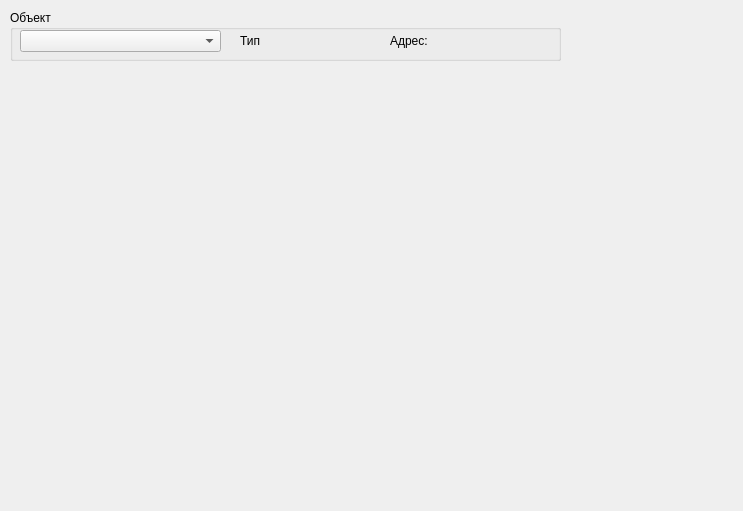
<?xml version="1.0" encoding="UTF-8"?>
<ui version="4.0">
 <class>logicWidget</class>
 <widget class="QWidget" name="logicWidget">
  <property name="geometry">
   <rect>
    <x>0</x>
    <y>0</y>
    <width>743</width>
    <height>511</height>
   </rect>
  </property>
  <property name="windowTitle">
   <string>Form</string>
  </property>
  <property name="autoFillBackground">
   <bool>true</bool>
  </property>
  <widget class="QGroupBox" name="groupBox">
   <property name="geometry">
    <rect>
     <x>10</x>
     <y>10</y>
     <width>551</width>
     <height>51</height>
    </rect>
   </property>
   <property name="title">
    <string>Объект</string>
   </property>
   <widget class="QComboBox" name="comboBox">
    <property name="geometry">
     <rect>
      <x>10</x>
      <y>20</y>
      <width>201</width>
      <height>22</height>
     </rect>
    </property>
   </widget>
   <widget class="QLabel" name="typeLabel">
    <property name="geometry">
     <rect>
      <x>230</x>
      <y>20</y>
      <width>141</width>
      <height>21</height>
     </rect>
    </property>
    <property name="text">
     <string>Тип</string>
    </property>
   </widget>
   <widget class="QLabel" name="addressLabel">
    <property name="geometry">
     <rect>
      <x>380</x>
      <y>20</y>
      <width>141</width>
      <height>21</height>
     </rect>
    </property>
    <property name="text">
     <string>Адрес:</string>
    </property>
   </widget>
  </widget>
  <widget class="portTableWidget" name="portWidget" native="true">
   <property name="geometry">
    <rect>
     <x>10</x>
     <y>70</y>
     <width>120</width>
     <height>80</height>
    </rect>
   </property>
   <property name="autoFillBackground">
    <bool>true</bool>
   </property>
  </widget>
  <widget class="onTableWidget" name="onWidget" native="true">
   <property name="geometry">
    <rect>
     <x>160</x>
     <y>70</y>
     <width>120</width>
     <height>80</height>
    </rect>
   </property>
   <property name="autoFillBackground">
    <bool>true</bool>
   </property>
  </widget>
  <widget class="offTableWidget" name="offWidget" native="true">
   <property name="geometry">
    <rect>
     <x>310</x>
     <y>70</y>
     <width>120</width>
     <height>80</height>
    </rect>
   </property>
   <property name="autoFillBackground">
    <bool>true</bool>
   </property>
  </widget>
 </widget>
 <customwidgets>
  <customwidget>
   <class>portTableWidget</class>
   <extends>QWidget</extends>
   <header location="global">widgets/porttablewidget.h</header>
   <container>1</container>
  </customwidget>
  <customwidget>
   <class>onTableWidget</class>
   <extends>QWidget</extends>
   <header location="global">widgets/ontablewidget.h</header>
   <container>1</container>
  </customwidget>
  <customwidget>
   <class>offTableWidget</class>
   <extends>QWidget</extends>
   <header location="global">widgets/offtablewidget.h</header>
   <container>1</container>
  </customwidget>
 </customwidgets>
 <resources/>
 <connections/>
</ui>
